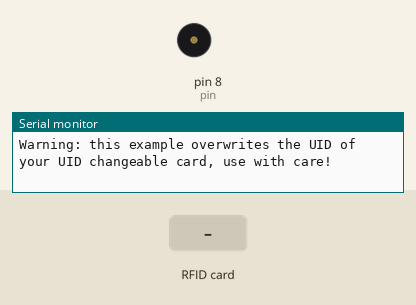
Simulated run of this sketch. Board: Arduino Uno, built with avr-gcc and run on an emulated ATmega328P. Parts: buzzer (waves = sounding), the last lines printed to the serial monitor. Inputs (shaded band) come from the test bench.

Above: at 1.2 s.
1.3 s: RFID card DE AD BE EF held to the reader
At 2.8 s:
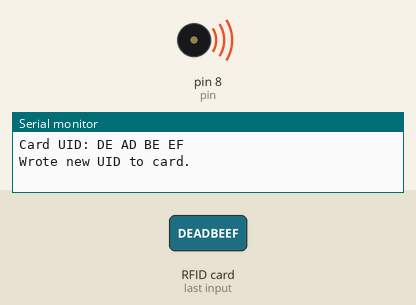
5.8 s: RFID card 5E 7A 19 C4 held to the reader
At 8.5 s:
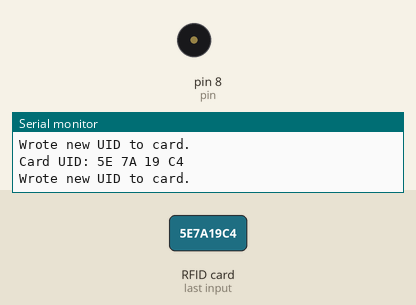
Timing chart, 0 to 10.0 s (numbered marks = the images above; inputs shaded):
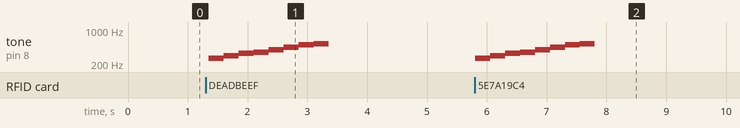

Measured:
- after the input at 1.3 s, tone on pin 8 (pin): plays 262 Hz for 0.25 s, 294 Hz for 0.25 s, 330 Hz for 0.25 s, 349 Hz for 0.25 s, 392 Hz for 0.25 s, 440 Hz for 0.25 s … (8 notes in this stretch), starting after 0.05 s
- after the input at 5.8 s, tone on pin 8 (pin): plays 262 Hz for 0.25 s, 294 Hz for 0.25 s, 330 Hz for 0.25 s, 349 Hz for 0.25 s, 392 Hz for 0.25 s, 440 Hz for 0.25 s … (8 notes in this stretch), starting at once

The sketch:

RFIDMERODY.ino
```cpp
#include <SPI.h>
#include <MFRC522.h>

#define RST_PIN   9
#define SS_PIN    10

int pin = 8;
int melody = 250;


MFRC522 mfrc522(SS_PIN, RST_PIN);

#define NEW_UID {0xDE, 0xAD, 0xBE, 0xEF}

MFRC522::MIFARE_Key key;

void setup() {
  Serial.begin(9600);
  while (!Serial);
  SPI.begin();
  mfrc522.PCD_Init();
  Serial.println(F("Warning: this example overwrites the UID of your UID changeable card, use with care!"));

  for (byte i = 0; i < 6; i++) {
    key.keyByte[i] = 0xFF;
  }
}

void loop()
{

  if ( ! mfrc522.PICC_IsNewCardPresent() || ! mfrc522.PICC_ReadCardSerial() ) {
    delay(50);
    return;
  }

  Serial.print(F("Card UID:"));
  for (byte i = 0; i < mfrc522.uid.size; i++) {
    Serial.print(mfrc522.uid.uidByte[i] < 0x10 ? " 0" : " ");
    Serial.print(mfrc522.uid.uidByte[i], HEX);
  }
  Serial.println();

  byte newUid[] = NEW_UID;
  if ( mfrc522.MIFARE_SetUid(newUid, (byte)4, true) ) {
    Serial.println(F("Wrote new UID to card."));
  }

  // buzzer
  if( mfrc522.MIFARE_SetUid(newUid, (byte)4, true) )
  {
    tone(pin,262,melody);  // ド
    delay(melody);         // 音がなっている間待機
    tone(pin,294,melody);  // レ
    delay(melody);
    tone(pin,330,melody);  // ミ
    delay(melody);
    tone(pin,349,melody);  // ﾌｧ
    delay(melody);
    tone(pin,392,melody);  // ソ
    delay(melody);
    tone(pin,440,melody);  // ラ
    delay(melody);
    tone(pin,494,melody);  // シ
    delay(melody);
    tone(pin,523,melody);  // ド
    delay(melody);
    delay(1000);         // 1秒待機
  }

  mfrc522.PICC_HaltA();
  if ( ! mfrc522.PICC_IsNewCardPresent() || ! mfrc522.PICC_ReadCardSerial() ) {
    return;
  }

  Serial.println(F("New UID and contents:"));
  mfrc522.PICC_DumpToSerial(&(mfrc522.uid));

  delay(2000);

}
```
